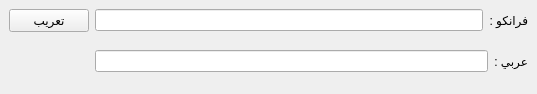
<?xml version="1.0" encoding="UTF-8"?>
<ui version="4.0">
 <class>MainWindow</class>
 <widget class="QMainWindow" name="MainWindow">
  <property name="geometry">
   <rect>
    <x>0</x>
    <y>0</y>
    <width>537</width>
    <height>94</height>
   </rect>
  </property>
  <property name="windowTitle">
   <string>MainWindow</string>
  </property>
  <widget class="QWidget" name="centralwidget">
   <layout class="QGridLayout" name="gridLayout">
    <item row="0" column="0">
     <widget class="QPushButton" name="retrieve">
      <property name="text">
       <string>تعريب</string>
      </property>
     </widget>
    </item>
    <item row="0" column="1">
     <layout class="QHBoxLayout" name="horizontalLayout">
      <item>
       <widget class="QLineEdit" name="word"/>
      </item>
      <item>
       <widget class="QLabel" name="label">
        <property name="text">
         <string>فرانكو :</string>
        </property>
       </widget>
      </item>
     </layout>
    </item>
    <item row="1" column="1">
     <layout class="QHBoxLayout" name="horizontalLayout_2">
      <item>
       <widget class="QLineEdit" name="root"/>
      </item>
      <item>
       <widget class="QLabel" name="label_2">
        <property name="text">
         <string>عربي :</string>
        </property>
       </widget>
      </item>
     </layout>
    </item>
   </layout>
  </widget>
 </widget>
 <resources/>
 <connections/>
</ui>
